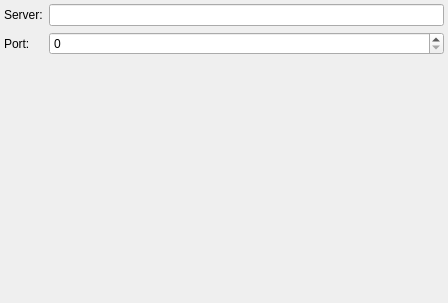
<?xml version="1.0" encoding="UTF-8"?>
<ui version="4.0">
 <class>MySpaceIMAdvancedSettingsWidget</class>
 <widget class="QWidget" name="MySpaceIMAdvancedSettingsWidget">
  <property name="geometry">
   <rect>
    <x>0</x>
    <y>0</y>
    <width>448</width>
    <height>303</height>
   </rect>
  </property>
  <property name="windowTitle">
   <string>Advanced Options</string>
  </property>
  <layout class="QVBoxLayout" name="verticalLayout_4">
   <property name="margin">
    <number>4</number>
   </property>
   <item>
    <layout class="QFormLayout" name="formLayout">
     <property name="sizeConstraint">
      <enum>QLayout::SetMinimumSize</enum>
     </property>
     <property name="fieldGrowthPolicy">
      <enum>QFormLayout::AllNonFixedFieldsGrow</enum>
     </property>
     <item row="0" column="0">
      <widget class="QLabel" name="serverLabel">
       <property name="text">
        <string>Server:</string>
       </property>
      </widget>
     </item>
     <item row="0" column="1">
      <widget class="QLineEdit" name="serverLineEdit"/>
     </item>
     <item row="1" column="0">
      <widget class="QLabel" name="portLabel">
       <property name="text">
        <string>Port:</string>
       </property>
      </widget>
     </item>
     <item row="1" column="1">
      <widget class="QSpinBox" name="portSpinBox">
       <property name="maximum">
        <number>65535</number>
       </property>
      </widget>
     </item>
    </layout>
   </item>
   <item>
    <spacer name="verticalSpacer">
     <property name="orientation">
      <enum>Qt::Vertical</enum>
     </property>
     <property name="sizeHint" stdset="0">
      <size>
       <width>20</width>
       <height>0</height>
      </size>
     </property>
    </spacer>
   </item>
  </layout>
 </widget>
 <customwidgets/>
 <resources/>
 <connections/>
</ui>
